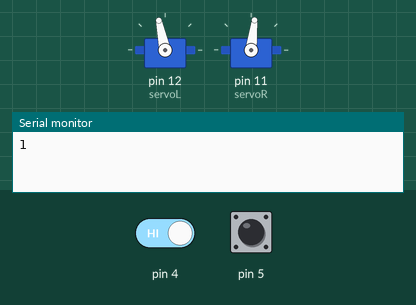
Simulated run of this sketch. Board: Arduino Uno, built with avr-gcc and run on an emulated ATmega328P. On the bench: 2 × servo, the last lines printed to the serial monitor. Inputs (shaded band) come from the test bench; at power-on: pin 4 HIGH, pin 5 HIGH.

Above: at 1.2 s.
1.3 s: pin 4 driven LOW
At 2.4 s:
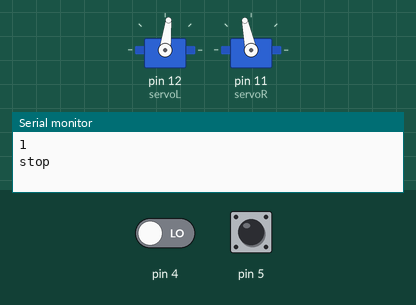
At 3.4 s:
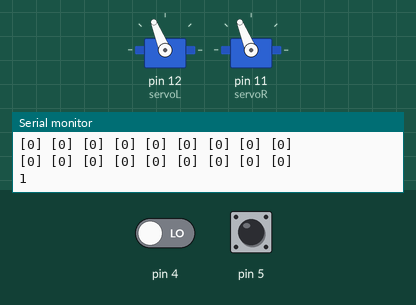
Timing chart, 0 to 5.1 s (numbered marks = the images above; inputs shaded):
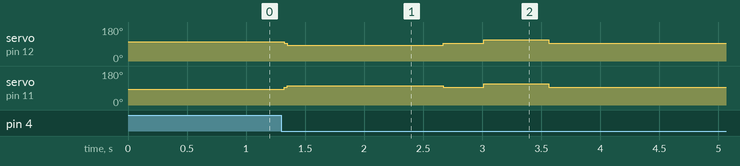

The sketch:

sketch_oct03a.ino
```cpp
#include<Servo.h>


//parametre reglable
int longe=5;  //i
int large=3;   //j
int ideb=1;
int jdeb=1;
int jfin=3;
int ifin=5;
int T[9][9];


//ne pas touché
int i=1;
int j=1;
int wR,wL;
int test;
int x=4;
int K[]={0,1,0,-1};
int tempPas=60;
int npart=25;
int tempTour=550;
int tempstop=25;
Servo servoL,servoR;

void setup() {
  Serial.begin(9600);
  remplirMat();
  pinMode(4,INPUT);
  pinMode(5,INPUT);
  servoL.attach(12);
  servoR.attach(11);
}

void loop() {
  regleDir();
  test=avanceCase();
  changeCase();
}

void regleDir(){
  int count=0;
  int c=-1;
  int s=1;
   if (j==jfin&&i==ifin){
    theEnd();
  }
  while(c!=-3){
    if (T[i+getK(x)][j+getK(x+3)]==s)
    {
      Serial.println(T[i+getK(x)][j+getK(x+3)]);
      tourne(c);
      c=-3;
    }
    else{
      count++;
      x++;
      c++;
      if(count==7){
        theEnd();
      }
      if(count==3){
        s=2;
        c=-2;
        T[i][j]=0;
      }
    }
  }
  x--;
}

void theEnd(){
  Serial.println("the end");
  //stopSer();
  servoL.detach();
  servoR.detach();
  while(1){
  digitalWrite(2,HIGH);
  delay(650);
  digitalWrite(2,LOW);
  digitalWrite(10,HIGH);
  delay(650);
  digitalWrite(10,LOW);
  }
}

int avanceCase(){
  int R;
  int count=0;

  while(!(R = testCol())&& count < npart){
    avance();
    count++;
}

  if (count < npart) {
    digitalWrite(2,HIGH);
    digitalWrite(10,HIGH);
    stopSer();

    while(count > 0){
      arrier();
      count--;
    }
    digitalWrite(2,LOW);
    digitalWrite(10,LOW);
  }
  stopSer();
  return(R);
}

void changeCase(){

  if(test) {
    T[i+getK(x+1)][j+getK(x)]=0;
  }
  else {
    i+=getK(x+1);
    j+=getK(x);
    if(T[i][j]==1) {
      T[i][j]=2;
    }
  }
  String position = String("position:(");
  Serial.println(position + i + "," + j + ")");
  Serial.println(getAsciiMatrice());
}

int testCol(){
    wL =digitalRead(4);
    wR =digitalRead(5);
    //Serial.print(wL);
    //Serial.print(wR);
    if(wL==0||wR==0)return(1);
    return(0);
}

int getK(int e){
  int y;
  y=e%4;
  //String directio = String("y=") + y + String(", x=") + x;
  //Serial.println(directio);
  return (K[y]);
}

void tourne(int c){
  if (c==-1){turnLeft();}
  if(c==1){turnRight();}
  if(c==-2){
    turnRight();
    turnRight();
  }
}

void remplirMat(){
  int p;
  int q;
  for(p=1; p<=longe;p++)
  for(q=1;q<=large;q++)
  T[p][q]=1;
  /*for(p=0;p<=large;p++)
  {
  T[0][p]=0;
  T[large+1][p]=0;
    }
    for(p=0;p<=longe;p++){
    T[p][0]=0;
      T[p][longe+1]=0;

  }*/
    T[ideb][jdeb]=2;//position du debut
}

void avance()
{
  servoL.writeMicroseconds(1600);
  servoR.writeMicroseconds(1400);
  delay(tempPas);
}

void arrier()
{

  servoL.writeMicroseconds(1400);
  servoR.writeMicroseconds(1600);
  delay(tempPas);
}

void turnRight()
{
  servoR.writeMicroseconds(1700);
  servoL.writeMicroseconds(1700);
digitalWrite(2,HIGH);
  delay(tempTour);
  digitalWrite(2,LOW);
}

void turnLeft()
{
  servoL.writeMicroseconds(1300);
  servoR.writeMicroseconds(1300);
  digitalWrite(10,HIGH);
  delay(tempTour);
  digitalWrite(10,LOW);
}

void stopSer()
{
  Serial.println("stop");
  servoL.writeMicroseconds(1500);
  servoR.writeMicroseconds(1500);
  delay(tempstop);
}

String getAsciiMatrice()
{
  int i,j;
  String mat;
  for(i=0; i<9; i++) {
    for(j=0; j<9; j++) {
      mat = mat + "[" + T[j][i] + "] ";
    }
    mat = mat + "\n";
  }
  return mat;
}
```
